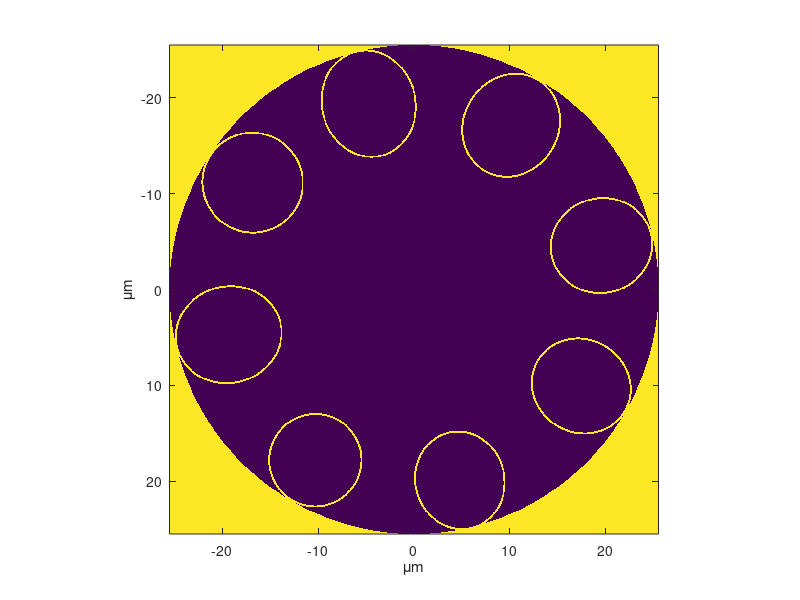

The MATLAB script that drew this image:
um = 1e-6;
Nx = 1000;
n_silica = 1.45;
n_air = 1.0;
r_core = 25.5 * um;
r_clad = 34.0 * um;
r_total = r_core + r_clad;
x = linspace(-25.5 * um, 25.5 * um, Nx);
y = x;
[x_mesh, y_mesh] = meshgrid(x, y);
r_mesh = sqrt(x_mesh.^2 + y_mesh.^2);
n = ones(Nx, Nx) * n_silica;
n(r_mesh < r_total) = n_silica;
n(r_mesh < (r_total - r_clad)) = 1;
n(r_mesh > r_total) = 1;

% Ellipses for glass
glass_ellipses = [
    struct('center', [-19.35 * um, 4.72 * um], 'major_axis', 11.28 * um, 'minor_axis', 10.28 * um, 'angle', 166.29),
    struct('center', [-10.30 * um, 17.82 * um], 'major_axis', 9.85 * um, 'minor_axis', 9.82 * um, 'angle', 120.03),
    struct('center', [4.80 * um, 19.92 * um], 'major_axis', 10.42 * um, 'minor_axis', 9.49 * um, 'angle', 76.45),
    struct('center', [17.46 * um, 10.08 * um], 'major_axis', 10.70 * um, 'minor_axis', 9.91 * um, 'angle', 30.00),
    struct('center', [19.58 * um, -4.59 * um], 'major_axis', 10.80 * um, 'minor_axis', 10.09 * um, 'angle', -13.19),
    struct('center', [10.15 * um, -17.15 * um], 'major_axis', 11.20 * um, 'minor_axis', 10.09 * um, 'angle', -59.38),
    struct('center', [-4.73 * um, -19.40 * um], 'major_axis', 11.36 * um, 'minor_axis', 9.97 * um, 'angle', -103.70),
    struct('center', [-16.85 * um, -11.15 * um], 'major_axis', 10.70 * um, 'minor_axis', 10.60 * um, 'angle', -147.51)
];

% Ellipses for air
air_ellipses = [
    struct('center', [-19.35 * um, 4.72 * um], 'major_axis', 10.88 * um, 'minor_axis', 9.88 * um, 'angle', 166.29),
    struct('center', [-10.30 * um, 17.82 * um], 'major_axis', 9.45 * um, 'minor_axis', 9.42 * um, 'angle', 120.03),
    struct('center', [4.80 * um, 19.92 * um], 'major_axis', 10.02 * um, 'minor_axis', 9.09 * um, 'angle', 76.45),
    struct('center', [17.46 * um, 10.08 * um], 'major_axis', 10.30 * um, 'minor_axis', 9.51 * um, 'angle', 30.00),
    struct('center', [19.58 * um, -4.59 * um], 'major_axis', 10.40 * um, 'minor_axis', 9.69 * um, 'angle', -13.19),
    struct('center', [10.15 * um, -17.15 * um], 'major_axis', 10.80 * um, 'minor_axis', 9.69 * um, 'angle', -59.38),
    struct('center', [-4.73 * um, -19.40 * um], 'major_axis', 10.96 * um, 'minor_axis', 9.57 * um, 'angle', -103.70),
    struct('center', [-16.85 * um, -11.15 * um], 'major_axis', 10.30 * um, 'minor_axis', 10.20 * um, 'angle', -147.51)
];

for i = 1:numel(glass_ellipses) + numel(air_ellipses)
    if i <= numel(glass_ellipses)
        ellipse_params = glass_ellipses(i);
        is_glass = true;
    else
        ellipse_params = air_ellipses(i - numel(glass_ellipses));
        is_glass = false;
    end
    
    center = ellipse_params.center;
    major_axis = ellipse_params.major_axis / 2;
    minor_axis = ellipse_params.minor_axis / 2;
    angle = deg2rad(ellipse_params.angle);
    x_rotated = (x_mesh - center(1)) * cos(angle) + (y_mesh - center(2)) * sin(angle);
    y_rotated = (y_mesh - center(2)) * cos(angle) - (x_mesh - center(1)) * sin(angle);
    ellipse_mask = ((x_rotated / major_axis).^2 + (y_rotated / minor_axis).^2) < 1;
    n(ellipse_mask) = n_silica * is_glass + n_air * ~is_glass;
end

figure;
imagesc(x*1e6, x*1e6, n);
axis square;
xlabel('\mum');
ylabel('\mum');
hold on;
